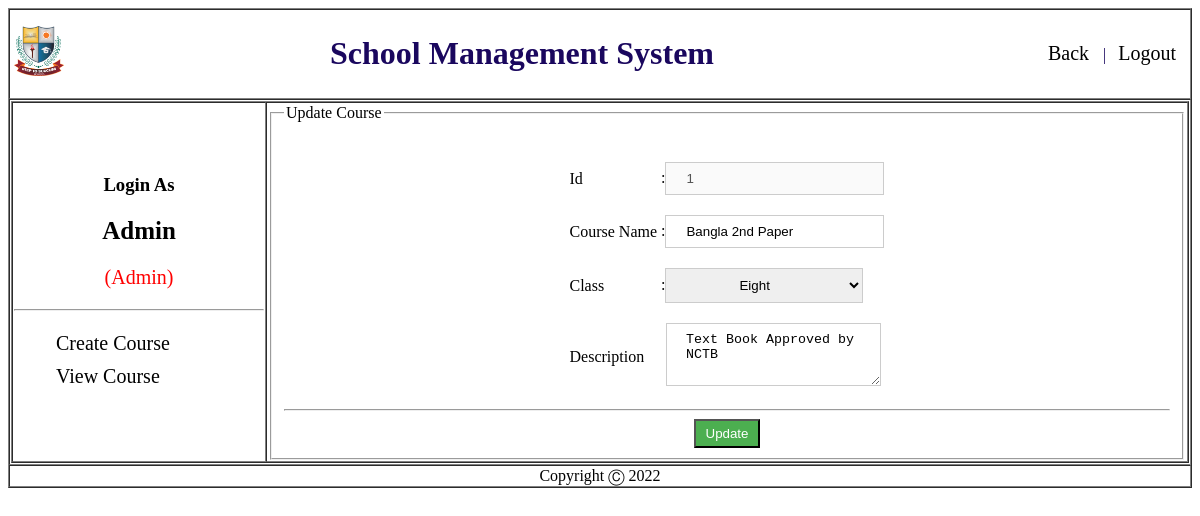
Page /Admin/view/editCourse.php?id=1 (signed in) on the committed database.
### tables this page shows
CREATE TABLE `course` (
  `id` int(3) NOT NULL,
  `course_name` varchar(20) NOT NULL,
  `class` varchar(10) NOT NULL,
  `description` varchar(50) NOT NULL
);

### Admin/Model/courseModel.php (called while the page is built, shortened)
<?php
function getUserbyid($id){
    $conn = getConnection();
    $sql = "select * from course where id='$id'";
    $result = mysqli_query($conn,$sql);
    $row = mysqli_fetch_assoc($result);
    return $row;
}
?>

### Admin/View/editCourse.php (the view, shortened to what this page needs)
<?php
	include('header.php');
	include_once('../model/courseModel.php');
  $id = $_GET['id'];
  $updatemyinfo = getUserbyid($id);
?>
							<div id="sidebar" class="">
                <ul>
                  <li><a href="addCourse.php">Create Course</a></li>
                  <li><a href="viewCourse.php">View Course</a></li>
                </ul>
								</div>
              </td>
              <td>
                <form id="inform" action="../controller/updateCheckCourse.php" onsubmit="return validation()"  method="post">
                <fieldset>
                  <legend>Update Course</legend>
                    <table align="center">
											<tr>
												<td colspan="2">
											</tr>
                      <tr>
                        <td>Id</td>
                        <td>:<input type="text" name="id" disabled value="<?php echo $updatemyinfo['id']; ?>"></td>
                      </tr>
                      <tr>
                        <td>Course Name</td>
                        <td>:<input type="text" id="name" name="name" value="<?php echo $updatemyinfo['course_name']; ?>"></td>
                      </tr>
                      <tr>
                        <td>Class</td>
                        <td>:<select id="classE" name="class">
                            <option  <?php  if($updatemyinfo['class']=="Eight"){?> selected="true" <?php } ?>  value="Eight">Eight</option>
                          </select>
                        </td>
                      <tr>
                        <td>Description</td>
                        <td><textarea id="description" name="description" rows="3" cols="20"><?php echo $updatemyinfo['description']; ?></textarea></td>
                      </tr>
                      </table>
                    <hr>
                    <center>
                      <input type="submit" name="update" value="Update">
                  </center>
                </fieldset>
            </td>
            </tr>
            </table>
            </td>
            </tr>
            <?php include('footer.php'); ?>

### Admin/Style/sidebar.css (style rules this page uses)
#sidebar ul li { list-style-type: none; font-size: 20px; padding: 5px 2px; }
#sidebar ul li:last-child { border-bottom: 0; }
#sidebar ul li a { text-decoration: none; color: #000; }
input[type=submit] { background-color: #4CAF50; width: auto; color: white; padding: 5px 10px; cursor: pointer; }
input[type=text],input[type=email], input[type=password] { padding: 8px 20px; margin: 8px 0; display: inline-block; border: 1px solid #ccc; box-sizing: border-box; }
#classE { padding: 8px 69px; margin: 8px 0; display: inline-block; border: 1px solid #ccc; box-sizing: border-box; }
#description { padding: 8px 19px; margin: 8px 0; margin-left: 5px; display: inline-block; border: 1px solid #ccc; box-sizing: border-box; }

### rows in the picture
course: id "1", name "Bangla 2nd Paper", class "Eight", description "Text Book Approved by NCTB"

### other values in the picture
$_COOKIE['name'] "Admin"
